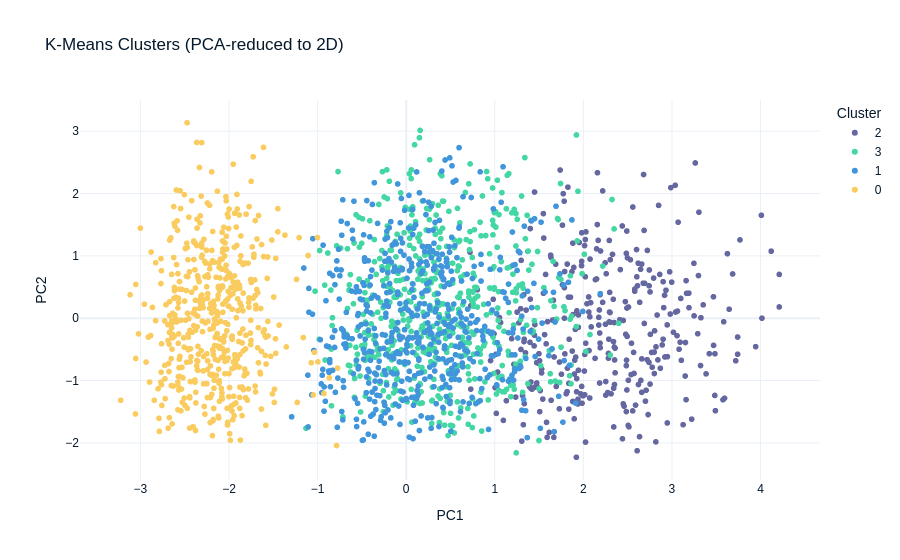

Notebook code for this chart:
### Markdown cell above
Prompt: Now fit K-Means with the optimal k on the preprocessed data X. Then use PCA to reduce to 2D and plot the clusters as a scatter plot with plotly.

### Code cell
from sklearn.preprocessing import StandardScaler, OneHotEncoder
from sklearn.compose import ColumnTransformer
from sklearn.pipeline import Pipeline
from sklearn.cluster import KMeans
from sklearn.decomposition import PCA
import plotly.express as px
import pandas as pd

# Define features to use
numeric_features = ["Age", "BMI", "Num_Chronic_Conditions", "Annual_Visits", "Avg_Billing_Amount", "Days_Since_Last_Visit"]
categorical_features = ["Gender", "Insurance_Type", "Primary_Condition"]

# Preprocessing pipeline
preprocessor = ColumnTransformer(
    transformers=[
        ("num", StandardScaler(), numeric_features),
        ("cat", OneHotEncoder(sparse_output=False, handle_unknown="ignore"), categorical_features)
    ]
)

# Preprocess the data
X = preprocessor.fit_transform(final_patients_df)

# Set optimal k (replace with your optimal k value)
optimal_k = 4  # <-- Change this to your determined optimal k

# Fit KMeans
kmeans = KMeans(n_clusters=optimal_k, random_state=42, n_init=10)
clusters = kmeans.fit_predict(X)

# Reduce to 2D with PCA
pca = PCA(n_components=2, random_state=42)
X_pca = pca.fit_transform(X)

# Create a DataFrame for plotting
plot_df = pd.DataFrame({
    "PC1": X_pca[:, 0],
    "PC2": X_pca[:, 1],
    "Cluster": clusters.astype(str)
})

# Plot with plotly
fig = px.scatter(
    plot_df, x="PC1", y="PC2", color="Cluster",
    title="K-Means Clusters (PCA-reduced to 2D)",
    labels={"Cluster": "Cluster"}
)
fig.show()

### Figure 1 — Plotly figure (JSON) as saved in the notebook; plotly's stock layout.template omitted (floating-point values rounded to 4 significant figures; data arrays with more than 128 entries replaced by an {"elided": "..."} marker saying what was removed)
{"data": [{"hovertemplate": "Cluster=2<br>PC1=%{x}<br>PC2=%{y}<extra></extra>", "legendgroup": "2", "marker": {"color": "#6568a0", "symbol": "circle"}, "mode": "markers", "name": "2", "showlegend": true, "x": {"elided": "333 float values"}, "xaxis": "x", "y": {"elided": "333 float values"}, "yaxis": "y", "type": "scattergl"}, {"hovertemplate": "Cluster=3<br>PC1=%{x}<br>PC2=%{y}<extra></extra>", "legendgroup": "3", "marker": {"color": "#43d7a4", "symbol": "circle"}, "mode": "markers", "name": "3", "showlegend": true, "x": {"elided": "572 float values"}, "xaxis": "x", "y": {"elided": "572 float values"}, "yaxis": "y", "type": "scattergl"}, {"hovertemplate": "Cluster=1<br>PC1=%{x}<br>PC2=%{y}<extra></extra>", "legendgroup": "1", "marker": {"color": "#4095db", "symbol": "circle"}, "mode": "markers", "name": "1", "showlegend": true, "x": {"elided": "587 float values"}, "xaxis": "x", "y": {"elided": "587 float values"}, "yaxis": "y", "type": "scattergl"}, {"hovertemplate": "Cluster=0<br>PC1=%{x}<br>PC2=%{y}<extra></extra>", "legendgroup": "0", "marker": {"color": "#facc5f", "symbol": "circle"}, "mode": "markers", "name": "0", "showlegend": true, "x": {"elided": "508 float values"}, "xaxis": "x", "y": {"elided": "508 float values"}, "yaxis": "y", "type": "scattergl"}], "layout": {"xaxis": {"anchor": "y", "domain": [0, 1], "title": {"text": "PC1"}}, "yaxis": {"anchor": "x", "domain": [0, 1], "title": {"text": "PC2"}}, "legend": {"title": {"text": "Cluster"}, "tracegroupgap": 0}, "title": {"text": "K-Means Clusters (PCA-reduced to 2D)"}}}
